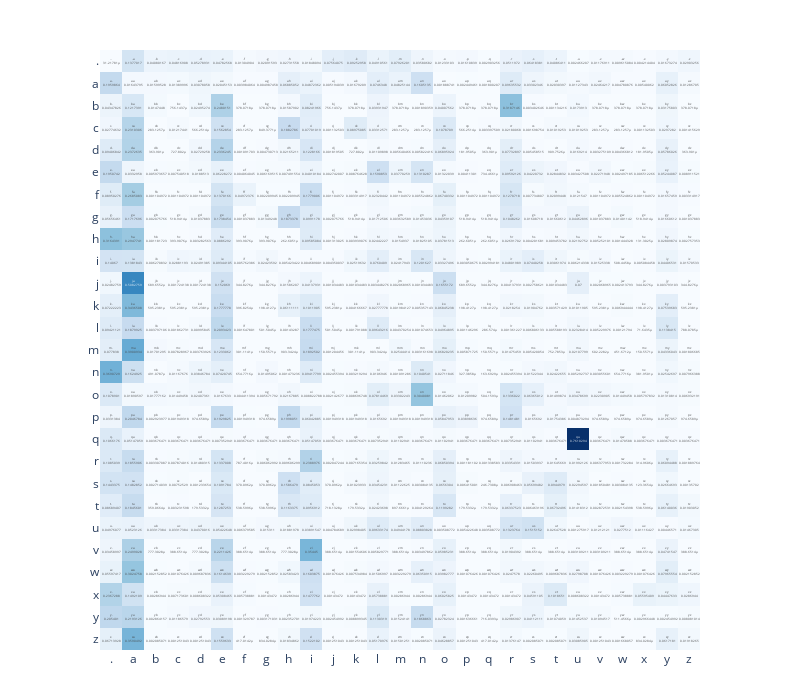

The notebook cell saved with this chart:
### Code cell
# Now would write some plotly code to visualize the bigrams tensor
x = px.imshow(p_matrix, x = list(chartoidx.keys()),
                     y = list(chartoidx.keys()),
                      color_continuous_scale='blues',
                      width= 800,
                      height = 700,
                      
                      )
x.update_traces(texttemplate = "%{y}%{x}<br>%{z}")
x.update_layout(margin=dict(l=0, r=0, t=50, b=50))
x.update_coloraxes(showscale = False)
x.show()

### Figure 1 — Plotly figure (JSON) as saved in the notebook; plotly's stock layout.template omitted (floating-point values rounded to 4 significant figures; data arrays with more than 128 entries replaced by an {"elided": "..."} marker saying what was removed)
{"data": [{"coloraxis": "coloraxis", "hovertemplate": "x: %{x}<br>y: %{y}<br>color: %{z}<extra></extra>", "name": "0", "texttemplate": "%{y}%{x}<br>%{z}", "type": "heatmap", "x": [".", "a", "b", "c", "d", "e", "f", "g", "h", "i", "j", "k", "l", "m", "n", "o", "p", "q", "r", "s", "t", "u", "v", "w", "x", "y", "z"], "xaxis": "x", "y": [".", "a", "b", "c", "d", "e", "f", "g", "h", "i", "j", "k", "l", "m", "n", "o", "p", "q", "r", "s", "t", "u", "v", "w", "x", "y", "z"], "yaxis": "y", "z": {"elided": "27x27 float values"}}], "layout": {"coloraxis": {"colorscale": [[0, "rgb(247,251,255)"], [0.125, "rgb(222,235,247)"], [0.25, "rgb(198,219,239)"], [0.375, "rgb(158,202,225)"], [0.5, "rgb(107,174,214)"], [0.625, "rgb(66,146,198)"], [0.75, "rgb(33,113,181)"], [0.875, "rgb(8,81,156)"], [1, "rgb(8,48,107)"]], "showscale": false}, "height": 700, "margin": {"b": 50, "l": 0, "r": 0, "t": 50}, "width": 800, "xaxis": {"anchor": "y", "constrain": "domain", "domain": [0, 1], "scaleanchor": "y"}, "yaxis": {"anchor": "x", "autorange": "reversed", "constrain": "domain", "domain": [0, 1]}}}
